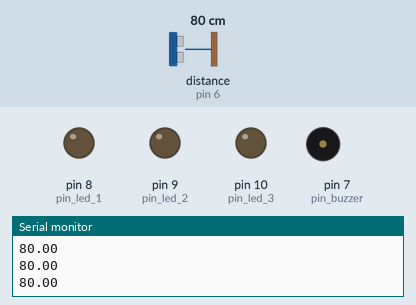
Recording of a program running on a simulated Arduino Mega 2560, built with avr-gcc and run on an emulated ATmega2560. Shown: output pins drawn as LEDs (lit = HIGH), buzzer (waves = sounding), the last lines printed to the serial monitor. The inputs (shaded band) are chosen by the test bench; at power-on: distance to the obstacle (sensor on pin 6) 80 cm. The echo pulse lasts 58.3 µs per cm.

Above: at 1.2 s.
1.3 s: distance to the obstacle (sensor on pin 6) set to 31 cm
2.8 s: distance to the obstacle (sensor on pin 6) set to 27 cm
At 3.0 s:
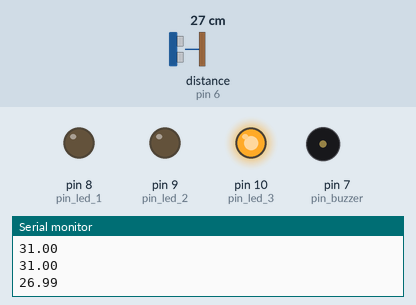
5.8 s: distance to the obstacle (sensor on pin 6) set to 2 cm
At 6.4 s:
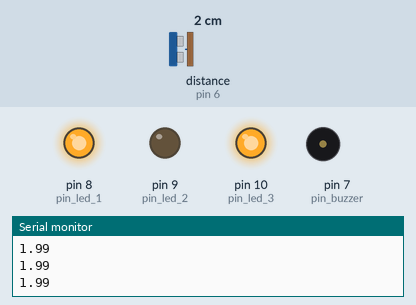
8.8 s: distance to the obstacle (sensor on pin 6) set to 18 cm
At 9.03 s:
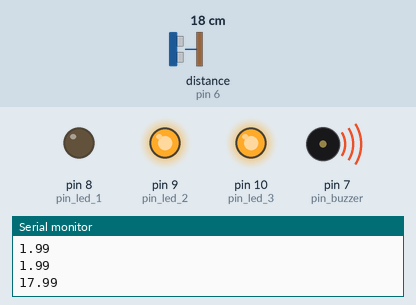
11.8 s: distance to the obstacle (sensor on pin 6) set to 4 cm
At 12.17 s:
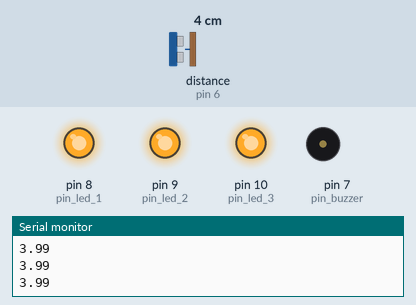
14.8 s: distance to the obstacle (sensor on pin 6) set to 35 cm
At 15.5 s:
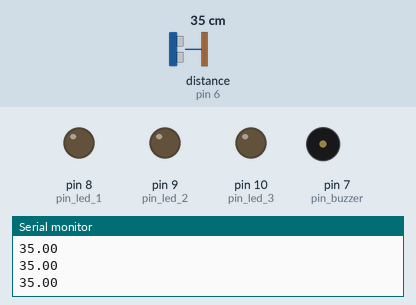
Timing chart, 0 to 17.3 s (numbered marks = the images above; inputs shaded):
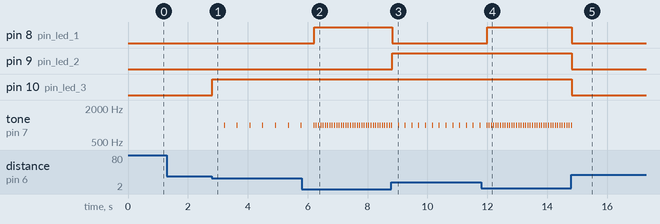

The program:

main.cpp
```cpp
#include <Arduino.h>
#include <Ultrasonic.h>

#define pin_trigger 5
#define pin_echo 6
#define pin_buzzer 7
#define pin_led_1 8
#define pin_led_2 9
#define pin_led_3 10

#define buzzer_tone 1000

#define min_distance 30
#define breakpoint min_distance/3
#define far breakpoint*3
#define normal breakpoint*2
#define close breakpoint*1

Ultrasonic ultrasonic(pin_trigger, pin_echo);

void setup() {
  Serial.begin(9600);

  pinMode(pin_buzzer, OUTPUT);
  pinMode(pin_led_1, OUTPUT);
  pinMode(pin_led_2, OUTPUT);
  pinMode(pin_led_3, OUTPUT);
}

void bip() {
  tone(pin_buzzer, buzzer_tone);
  delay(25);
  noTone(pin_buzzer);
}


void loop() {
  long microsec = ultrasonic.timing();
  float distance = ultrasonic.convert(microsec, Ultrasonic::CM);

  Serial.print("\n");
  Serial.print(distance);

  if (distance < min_distance) {

    if (distance <= close) {
      digitalWrite(pin_led_1, HIGH);
      delay(50);
      bip();
    } else {
      digitalWrite(pin_led_1, LOW);
    }

    if (distance >= close && distance <= normal) {
      digitalWrite(pin_led_2, HIGH);
      delay(200);
      bip();
    } else if (distance >= close) {
      digitalWrite(pin_led_2, LOW);
    }

    if (distance >= normal && distance <= far) {
      digitalWrite(pin_led_3, HIGH);
      delay(400);
      bip();
    }

  } else {
    digitalWrite(pin_led_1, LOW);
    digitalWrite(pin_led_2, LOW);
    digitalWrite(pin_led_3, LOW);
    noTone(pin_buzzer);
  }
}
```

Measured:
- the behaviour switches between 30 and 29 cm on distance to the obstacle (sensor on pin 6) (found by bisection; images 0 and 1)
- after the input at 2.8 s, pin 10 (pin_led_3): LOW → HIGH at once; tone on pin 7 (pin_buzzer): alternates 1000 Hz for 0.03 s and silent for 0.40 s, starting after 0.41 s
- after the input at 5.8 s, pin 8 (pin_led_1): LOW → HIGH after 0.43 s; tone on pin 7 (pin_buzzer): alternates 1000 Hz for 0.03 s and silent for 0.05 s, starting after 0.48 s
- after the input at 8.8 s, pin 8 (pin_led_1): HIGH → LOW at once; pin 9 (pin_led_2): LOW → HIGH at once; tone on pin 7 (pin_buzzer): alternates 1000 Hz for 0.03 s and silent for 0.20 s, starting after 0.22 s
- after the input at 11.8 s, pin 8 (pin_led_1): LOW → HIGH after 0.20 s; tone on pin 7 (pin_buzzer): alternates 1000 Hz for 0.03 s and silent for 0.05 s, starting after 0.25 s
- after the input at 14.8 s, pin 8 (pin_led_1), pin 9 (pin_led_2), pin 10 (pin_led_3): HIGH → LOW at once; tone on pin 7 (pin_buzzer): goes on until 14.8 s, then stays silent
